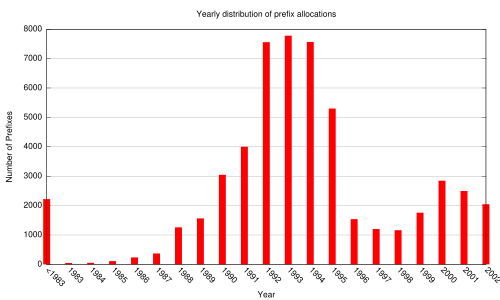

The gnuplot source for this figure:
set terminal pdf

set style fill solid 1.00 
set title 'Yearly distribution of prefix allocations'
set xlabel 'Year'
set ylabel 'Number of Prefixes'
set xtics

set grid y
#set style data histograms
#set style histogram clustered gap 1
#set tics scale 20

#set xrange [0:300]

set xtics nomirror rotate by -45 scale 0

plot 'stat-03.txt' using 2:xtic(1) notitle with impulses lw 20
#boxes 000099
